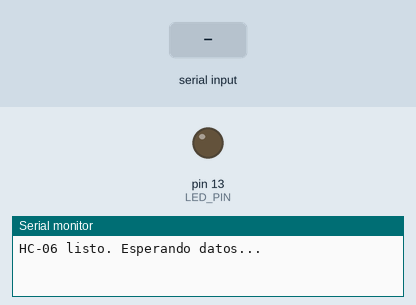
This sketch was run on a simulated Arduino Uno, built with avr-gcc and run on an emulated ATmega328P. On the bench: output pins drawn as LEDs (lit = HIGH), the last lines printed to the serial monitor. The inputs (shaded band) are chosen by the test bench.

Above: at 1.2 s.
1.3 s: "Musica 1\n" received over the second serial link
At 2.5 s:
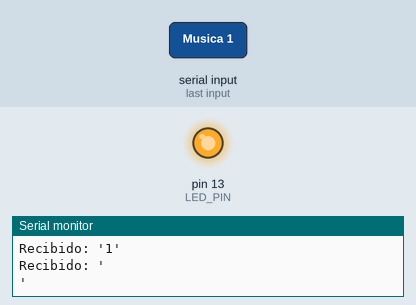
2.8 s: "b" received over the second serial link
At 4.0 s:
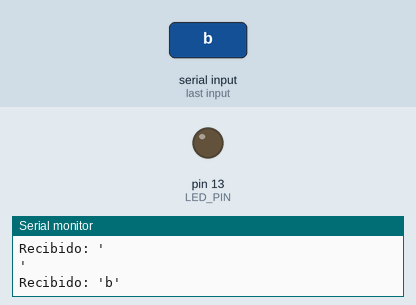
4.3 s: "Musica 2\n" received over the second serial link
At 4.9 s:
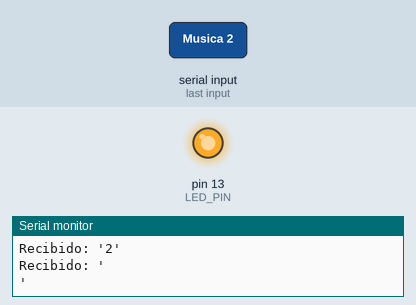
Timing chart, 0 to 7.3 s (numbered marks = the images above; inputs shaded):
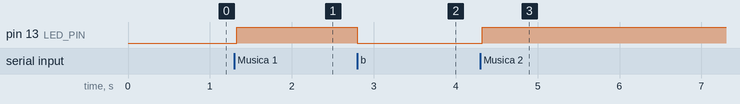

Measured:
- after the input at 1.3 s, pin 13 (LED_PIN): LOW → HIGH at once
- after the input at 2.8 s, pin 13 (LED_PIN): HIGH → LOW at once
- after the input at 4.3 s, pin 13 (LED_PIN): LOW → HIGH at once

The sketch:

hc06_receiver.ino
```cpp
/*
 * Receptor HC-06 -> Arduino
 * Lee los caracteres que envia la app Android via Bluetooth (SPP).
 *
 * Conexiones del HC-06:
 *   VCC -> 5V  (algunos modulos usan 3.3V, comprueba el tuyo)
 *   GND -> GND
 *   TXD del HC-06 -> pin 10 del Arduino (RX por SoftwareSerial)
 *   RXD del HC-06 -> pin 11 del Arduino (TX) a traves de un divisor de
 *                    tension 5V->3.3V (p.ej. R1=1k, R2=2k a GND) para no
 *                    danar el modulo.
 *
 * IMPORTANTE: Desconecta TX/RX del HC-06 al subir el sketch si estuvieras
 * usando los pines 0/1 (Serial por hardware).
 *
 * En la app Android, cada opcion envia el caracter que tu definas
 * (ej. 'a', 'b', 'c', ...). Modifica el switch de loop() para
 * disparar la accion que quieras en cada caso.
 */

#include <SoftwareSerial.h>

// Pines: SoftwareSerial(RX, TX) -> RX del Arduino = pin 10, TX = pin 11
SoftwareSerial BT(10, 11);

const int LED_PIN = 13;   // LED integrado de la mayoria de Arduinos

void setup() {
  Serial.begin(9600);     // Monitor serie (para depurar)
  BT.begin(9600);         // Baudrate por defecto del HC-06
  pinMode(LED_PIN, OUTPUT);
  digitalWrite(LED_PIN, LOW);
  Serial.println(F("HC-06 listo. Esperando datos..."));
}

void loop() {
  if (BT.available() > 0) {
    char c = BT.read();
    Serial.print(F("Recibido: '"));
    Serial.print(c);
    Serial.println(F("'"));

    switch (c) {
      case 'a':
        // Opcion "Musica 1"
        digitalWrite(LED_PIN, HIGH);
        // TODO: tu accion (reproducir pista 1, mover servo, etc.)
        break;

      case 'b':
        // Opcion "Musica 2"
        digitalWrite(LED_PIN, LOW);
        // TODO: tu accion
        break;

      case 'c':
        // Opcion "Musica 3"
        // TODO: tu accion
        break;

      // Anade aqui los demas casos que necesites...
      // case 'd': ...
      // case 'e': ...

      default:
        // Caracter no reconocido
        break;
    }
  }
}
```
